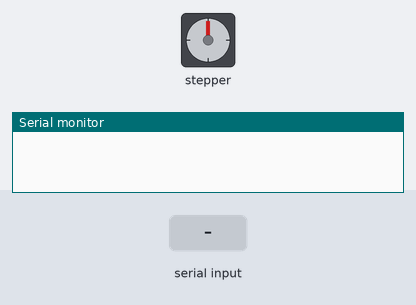
A sketch run on a simulated Arduino Uno, built with avr-gcc and run on an emulated ATmega328P. On the bench: stepper motor, the last lines printed to the serial monitor. The test bench sets the inputs (shaded band). Stepper angles assume 4096 steps per turn.

Above: at 1.2 s.
1.3 s: "start:" received over the second serial link
At 2.45 s:
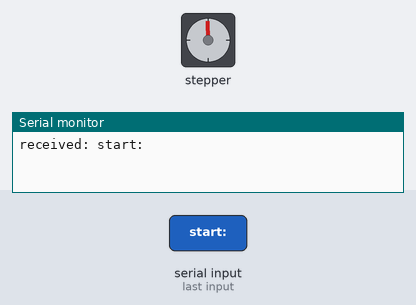
4.3 s: "1" received over the second serial link
7.3 s: "stop" received over the second serial link
At 7.3 s:
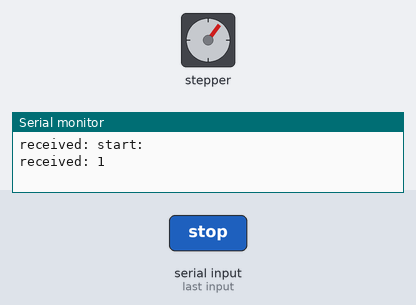
8.8 s: "start:,45\n" received over the second serial link
At 10.25 s:
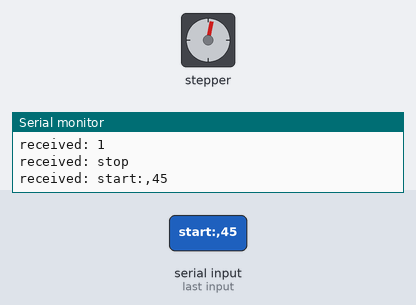
11.8 s: "90,45\n" received over the second serial link
Timing chart, 0 to 15.8 s (numbered marks = the images above; inputs shaded):
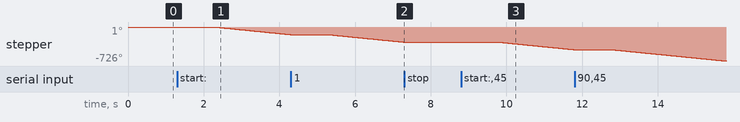

The sketch:

rotman.ino
```cpp
#include <AccelStepper.h>
#include <SoftwareSerial.h>

#define motorPin1 7
#define motorPin2 6
#define motorPin3 5
#define motorPin4 4

#define MotorInterfaceType 8

AccelStepper stepper = AccelStepper(MotorInterfaceType, motorPin1, motorPin3, motorPin2, motorPin4);

SoftwareSerial btSerial(2, 3);

bool started = false;

String cmd;

void setup() {
  Serial.begin(9600);
  btSerial.begin(9600);
  stepper.setMaxSpeed(1000);
}

void loop() {
  if (btSerial.available() > 0) {
    cmd = btSerial.readString();
    Serial.println("received: " + cmd);
    if (cmd.startsWith("start:")) {
      // e.g. start:cw=1;mins=60
      startRotating(cmd.substring(9, 10) == "1", cmd.substring(16).toInt());
    }
    else if (cmd == "stop") {
      stopRotating();
    }
  }

  if (started) {
    stepper.runSpeed();
  }
}

void startRotating(bool cw, int mins) {
  stepper.setSpeed(4096.0 / (mins * 60.0) * (cw ? 1 : -1));
  started = true;
}

void stopRotating() {
  stepper.stop();
  stepper.disableOutputs();
  started = false;
}
```

Measured:
- after the input at 1.3 s, stepper: keeps turning counter-clockwise at about 81°/s, starting after 1.0 s
- after the input at 7.3 s, stepper: stops changing and stays -323°
- after the input at 8.8 s, stepper: keeps turning counter-clockwise at about 81°/s, starting after 1.0 s
